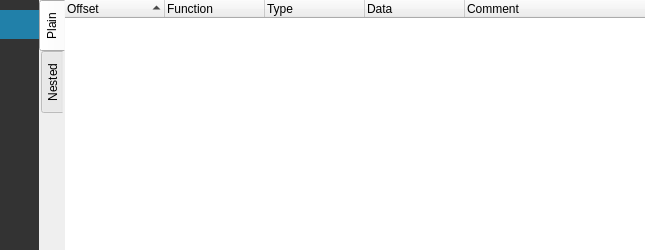
<?xml version="1.0" encoding="UTF-8"?>
<ui version="4.0">
 <class>AnnotationsWidget</class>
 <widget class="QDockWidget" name="AnnotationsWidget">
  <property name="geometry">
   <rect>
    <x>0</x>
    <y>0</y>
    <width>645</width>
    <height>250</height>
   </rect>
  </property>
  <property name="windowTitle">
   <string notr="true">Annotations</string>
  </property>
  <widget class="QWidget" name="dockWidgetContents">
   <layout class="QHBoxLayout" name="horizontalLayout">
    <property name="spacing">
     <number>0</number>
    </property>
    <property name="leftMargin">
     <number>0</number>
    </property>
    <property name="topMargin">
     <number>0</number>
    </property>
    <property name="rightMargin">
     <number>0</number>
    </property>
    <property name="bottomMargin">
     <number>0</number>
    </property>
    <item>
     <widget class="QFrame" name="frame">
      <property name="styleSheet">
       <string notr="true">background-color: #333;</string>
      </property>
      <property name="frameShape">
       <enum>QFrame::NoFrame</enum>
      </property>
      <property name="frameShadow">
       <enum>QFrame::Raised</enum>
      </property>
      <layout class="QVBoxLayout" name="verticalLayout">
       <property name="spacing">
        <number>5</number>
       </property>
       <property name="leftMargin">
        <number>0</number>
       </property>
       <property name="topMargin">
        <number>10</number>
       </property>
       <property name="rightMargin">
        <number>0</number>
       </property>
       <property name="bottomMargin">
        <number>0</number>
       </property>
       <item>
        <widget class="QToolButton" name="toolButton">
         <property name="toolTip">
          <string notr="true">Show plain list</string>
         </property>
         <property name="styleSheet">
          <string notr="true">QToolButton { /* all types of tool button */
     border: 5px solid #333;
     border-left: 10px solid #333;
	 border-right: 10px solid #333;
     border-radius: 0px;
     background-color: #333;
 }

QToolButton:hover {
     border: 5px solid #444;
     border-left: 10px solid #444;
	 border-right: 10px solid #444;
     border-radius: 0px;
     background-color: #444;
 }

QToolButton:checked {
     border: 5px solid #2180a9;
     border-left: 10px solid #2180a9;
	 border-right: 10px solid #2180a9;
     border-radius: 0px;
     background-color: #2180a9;
}

QToolTip {
	background-color: #444;
	border: 3px solid #444;
	color: rgb(232, 232, 232);
}</string>
         </property>
         <property name="text">
          <string/>
         </property>
         <property name="icon">
          <iconset resource="../resources.qrc">
           <normaloff>:/img/icons/hexdump_light.svg</normaloff>
           <normalon>:/img/icons/hexdump_white.svg</normalon>
           <activeon>:/img/icons/hexdump_white.svg</activeon>:/img/icons/hexdump_light.svg</iconset>
         </property>
         <property name="checkable">
          <bool>true</bool>
         </property>
         <property name="checked">
          <bool>true</bool>
         </property>
         <attribute name="buttonGroup">
          <string notr="true">buttonGroup</string>
         </attribute>
        </widget>
       </item>
       <item>
        <widget class="QToolButton" name="toolButton_2">
         <property name="toolTip">
          <string notr="true">Show grouped list</string>
         </property>
         <property name="styleSheet">
          <string notr="true">QToolButton { /* all types of tool button */
     border: 5px solid #333;
     border-left: 10px solid #333;
	 border-right: 10px solid #333;
     border-radius: 0px;
     background-color: #333;
 }

QToolButton:hover {
     border: 5px solid #444;
     border-radius: 0px;
     background-color: #444;
 }

QToolButton:checked {
     border: 5px solid #2180a9;
     border-radius: 0px;
     background-color: #2180a9;
}

QToolTip {
	background-color: #444;
	border: 3px solid #444;
	color: rgb(232, 232, 232);
}</string>
         </property>
         <property name="text">
          <string notr="true"/>
         </property>
         <property name="icon">
          <iconset resource="../resources.qrc">
           <normaloff>:/img/icons/disas_light.svg</normaloff>
           <normalon>:/img/icons/disas_white.svg</normalon>
           <activeon>:/img/icons/disas_white.svg</activeon>:/img/icons/disas_light.svg</iconset>
         </property>
         <property name="checkable">
          <bool>true</bool>
         </property>
         <attribute name="buttonGroup">
          <string notr="true">buttonGroup</string>
         </attribute>
        </widget>
       </item>
       <item>
        <spacer name="verticalSpacer">
         <property name="orientation">
          <enum>Qt::Vertical</enum>
         </property>
         <property name="sizeHint" stdset="0">
          <size>
           <width>20</width>
           <height>40</height>
          </size>
         </property>
        </spacer>
       </item>
      </layout>
     </widget>
    </item>
    <item>
     <widget class="QTabWidget" name="tabWidget">
      <property name="sizePolicy">
       <sizepolicy hsizetype="Expanding" vsizetype="Preferred">
        <horstretch>0</horstretch>
        <verstretch>0</verstretch>
       </sizepolicy>
      </property>
      <property name="styleSheet">
       <string notr="true">QTabWidget::pane { /* The tab widget frame */
border-top: 0px;
}</string>
      </property>
      <property name="tabPosition">
       <enum>QTabWidget::West</enum>
      </property>
      <property name="currentIndex">
       <number>0</number>
      </property>
      <widget class="QWidget" name="plain">
       <attribute name="title">
        <string>Plain</string>
       </attribute>
       <layout class="QVBoxLayout" name="verticalLayout_2">
        <property name="spacing">
         <number>0</number>
        </property>
        <property name="leftMargin">
         <number>0</number>
        </property>
        <property name="topMargin">
         <number>0</number>
        </property>
        <property name="rightMargin">
         <number>0</number>
        </property>
        <property name="bottomMargin">
         <number>0</number>
        </property>
        <item>
         <widget class="QTreeWidget" name="commentsTreeWidget">
          <property name="styleSheet">
           <string notr="true">QTreeWidget::item
{
    padding-top: 1px;
    padding-bottom: 1px;
}</string>
          </property>
          <property name="frameShape">
           <enum>QFrame::NoFrame</enum>
          </property>
          <property name="indentation">
           <number>8</number>
          </property>
          <property name="sortingEnabled">
           <bool>true</bool>
          </property>
          <column>
           <property name="text">
            <string>Offset</string>
           </property>
          </column>
          <column>
           <property name="text">
            <string>Function</string>
           </property>
          </column>
          <column>
           <property name="text">
            <string>Type</string>
           </property>
          </column>
          <column>
           <property name="text">
            <string>Data</string>
           </property>
          </column>
          <column>
           <property name="text">
            <string>Comment</string>
           </property>
          </column>
         </widget>
        </item>
       </layout>
      </widget>
      <widget class="QWidget" name="nested">
       <attribute name="title">
        <string>Nested</string>
       </attribute>
       <layout class="QVBoxLayout" name="verticalLayout_3">
        <property name="spacing">
         <number>0</number>
        </property>
        <property name="leftMargin">
         <number>0</number>
        </property>
        <property name="topMargin">
         <number>0</number>
        </property>
        <property name="rightMargin">
         <number>0</number>
        </property>
        <property name="bottomMargin">
         <number>0</number>
        </property>
        <item>
         <widget class="QTreeWidget" name="nestedCmtsTreeWidget">
          <property name="styleSheet">
           <string notr="true">QTreeWidget::item
{
    padding-top: 1px;
    padding-bottom: 1px;
}

QToolTip {
	background-color: #444;
	border: 3px solid #444;
	color: rgb(232, 232, 232);
	font: 11pt &quot;Monaco&quot;;
}</string>
          </property>
          <property name="frameShape">
           <enum>QFrame::NoFrame</enum>
          </property>
          <column>
           <property name="text">
            <string>Function/Offset</string>
           </property>
          </column>
          <column>
           <property name="text">
            <string>Type</string>
           </property>
          </column>
          <column>
           <property name="text">
            <string>Comment</string>
           </property>
          </column>
         </widget>
        </item>
       </layout>
      </widget>
     </widget>
    </item>
   </layout>
  </widget>
  <action name="actionHorizontal">
   <property name="checkable">
    <bool>true</bool>
   </property>
   <property name="text">
    <string>Horizontal</string>
   </property>
   <property name="toolTip">
    <string>Horizontal view</string>
   </property>
  </action>
  <action name="actionVertical">
   <property name="checkable">
    <bool>true</bool>
   </property>
   <property name="text">
    <string>Vertical</string>
   </property>
   <property name="toolTip">
    <string>Vertical view</string>
   </property>
  </action>
  <action name="actionAddAnnotation">
   <property name="text">
    <string>Edit Annotation</string>
   </property>
  </action>
 </widget>
 <resources>
  <include location="../resources.qrc"/>
 </resources>
 <connections/>
 <buttongroups>
  <buttongroup name="buttonGroup"/>
 </buttongroups>
</ui>
